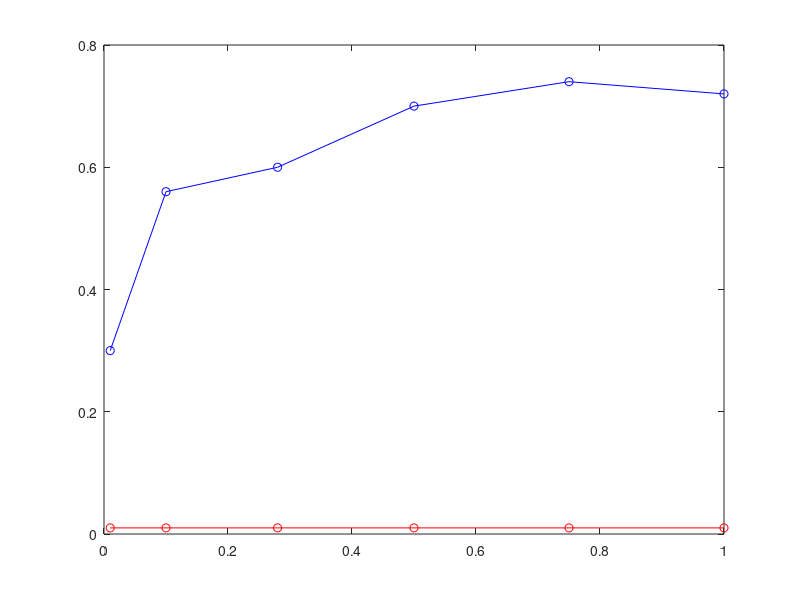
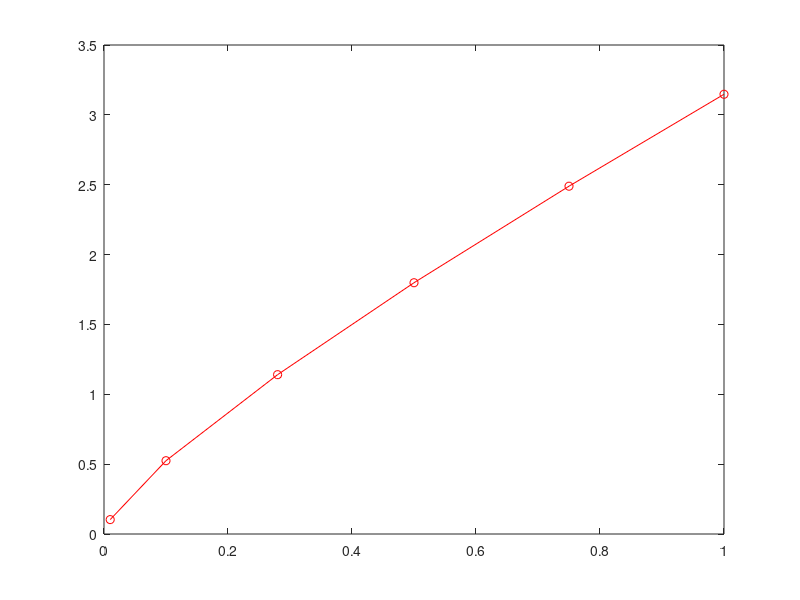
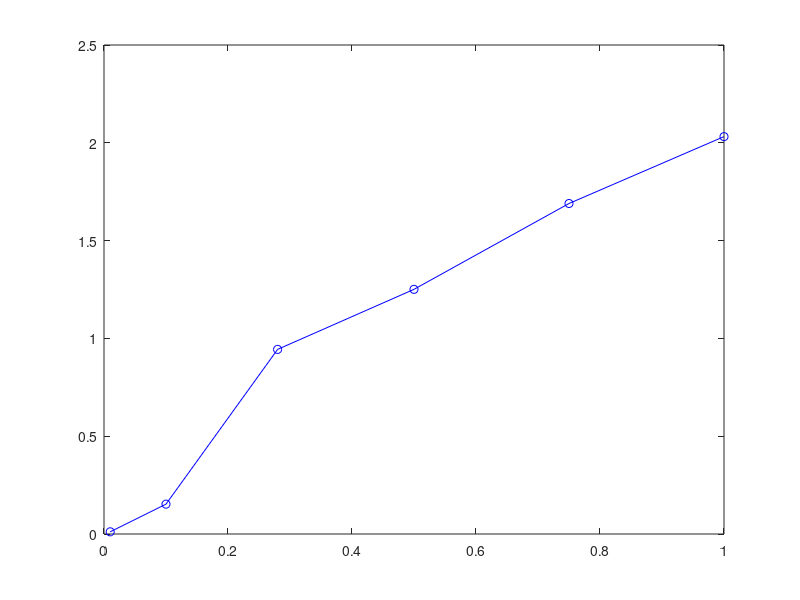

Write MATLAB code to recreate these figures, in order.
%ds

parameters = csvread('N2_nojastrow.csv');
omega = parameters(:,1);
alpha = parameters(:,2);
beta = parameters(:,3);
energy = parameters(:,4);
variances = parameters(:,5);

figure(1)
plot(omega,alpha,'bo-')
hold on
plot(omega,beta,'ro-')

figure(2)
plot(omega,energy,'ro-');

figure(3)
plot(omega,variances,'bo-')
